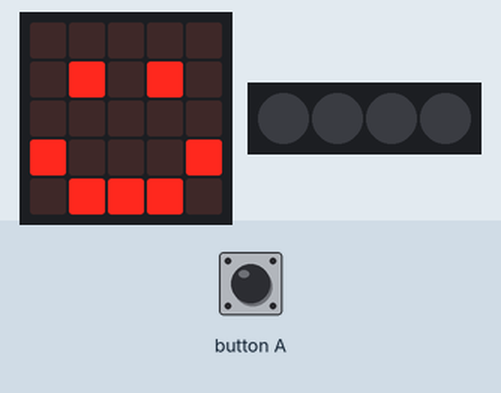
A program run on a simulated BBC micro:bit (MakeCode). Parts: the board's 5×5 LED display, 4 RGB LEDs in strip order, left to right. The inputs (shaded band) are chosen by the test bench. Dim RGB values are drawn brighter than linear.

Above: at 1.8 s.
1.9 s: button A pressed for 0.15 s
At 2.3 s:
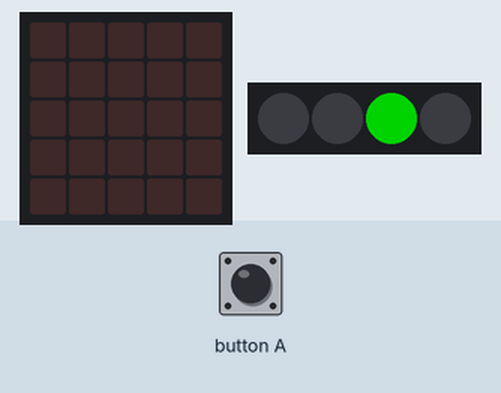
At 3.8 s:
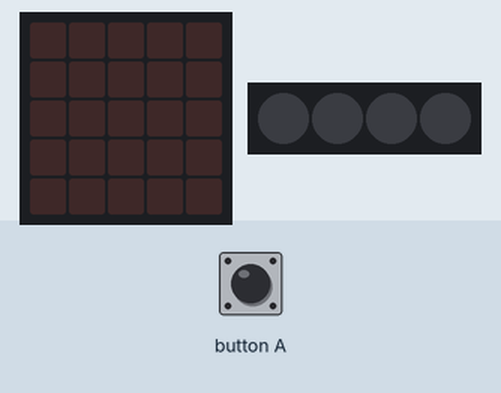
Timing chart, 0 to 8.6 s (numbered marks = the images above; inputs shaded):
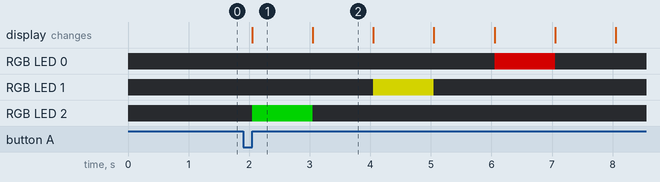

The program:

main.ts
```typescript
// (licence header left out)
// variables
let neopixelStrip: neopixel.Strip = null

// setup
basic.clearScreen()
neopixelStrip = neopixel.create(DigitalPin.P16, 4, NeoPixelMode.RGB)
neopixelStrip.setPixelColor(0, neopixel.colors(NeoPixelColors.Black))
neopixelStrip.setPixelColor(1, neopixel.colors(NeoPixelColors.Black))
neopixelStrip.setPixelColor(2, neopixel.colors(NeoPixelColors.Black))
neopixelStrip.setPixelColor(3, neopixel.colors(NeoPixelColors.Black))
neopixelStrip.show()
basic.showIcon(IconNames.Happy)

input.onButtonPressed(Button.A, function () {
  basic.clearScreen()

  // turn neopixelStrip 2 Green
  neopixelStrip.setPixelColor(2, neopixel.colors(NeoPixelColors.Green))
  neopixelStrip.show()
  basic.pause(1000)

  // Turn off neopixelStrip 2
  neopixelStrip.setPixelColor(2, neopixel.colors(NeoPixelColors.Black))
  neopixelStrip.show()
  basic.pause(1000)

  // turn neopixelStrip 1 Yellow
  neopixelStrip.setPixelColor(1, neopixel.colors(NeoPixelColors.Yellow))
  neopixelStrip.show()
  basic.pause(1000)

  // turn off neopixelStrip 1
  neopixelStrip.setPixelColor(1, neopixel.colors(NeoPixelColors.Black))
  neopixelStrip.show()
  basic.pause(1000)

  // turn neopixelStrip 0 Red
  neopixelStrip.setPixelColor(0, neopixel.colors(NeoPixelColors.Red))
  neopixelStrip.show()
  basic.pause(1000)

  // turn off neopixelStrip 0
  neopixelStrip.setPixelColor(0, neopixel.colors(NeoPixelColors.Black))
  neopixelStrip.show()
  basic.pause(1000)

  // reset screen
  basic.showIcon(IconNames.Happy)
})
```

Measured:
- after the input at 1.9 s, RGB LED 0: off → RGB(127, 0, 0) after 4.2 s, → off 1.0 s later; RGB LED 1: off → RGB(127, 127, 0) after 2.2 s, → off 1.0 s later; RGB LED 2: off → RGB(0, 127, 0) after 0.15 s, → off 1.0 s later; the display: changes after 0.15 s (image 1)
- what the display in image 1 shows lasts 1.0 s, from 2.1 s to 3.1 s
